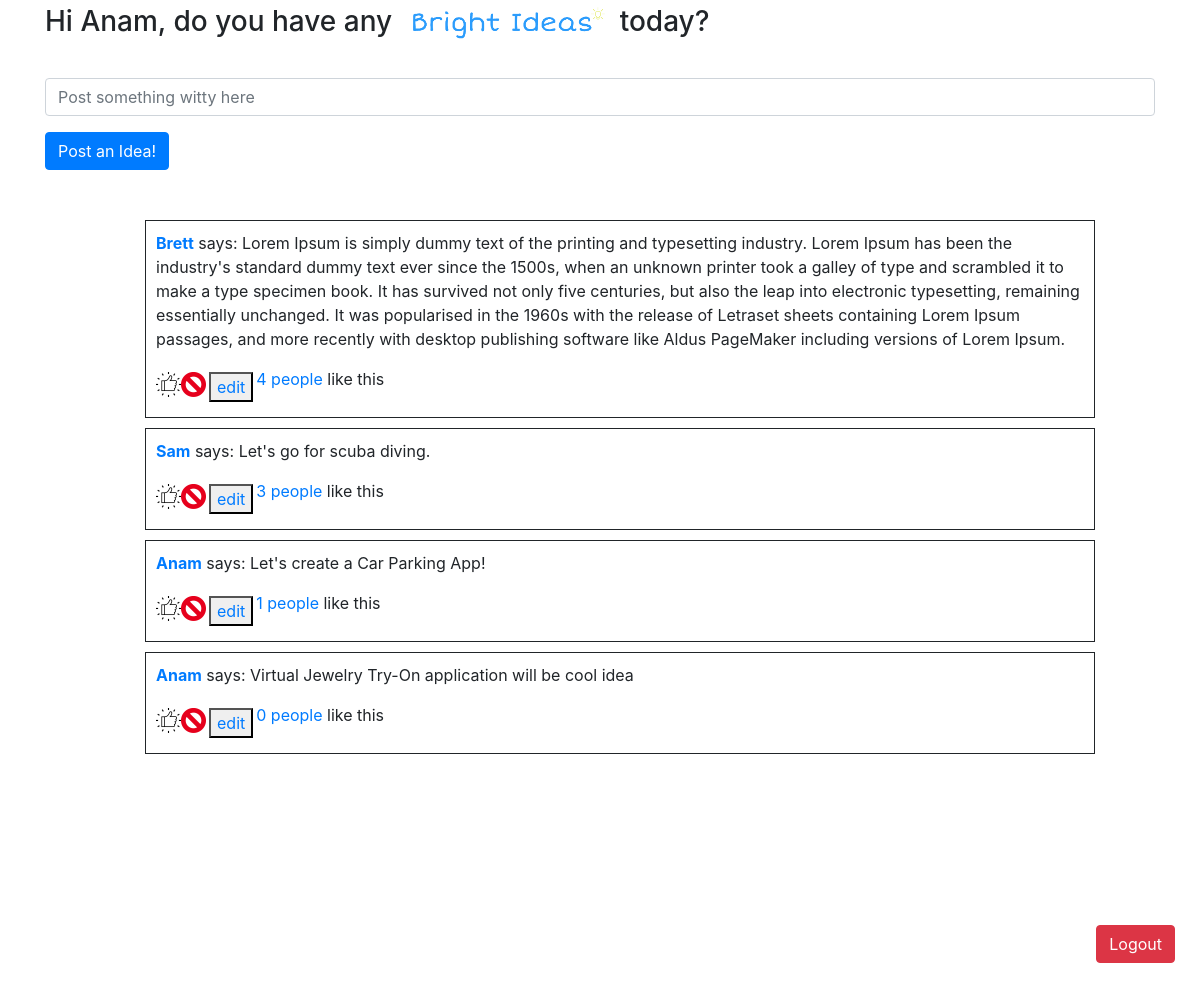
Screenshot of /bright_ideas (signed in) with the database file from the repository.
### app.py (models this page shows, shortened)
class User(db.Model):
    __tablename__ = "users"
    id=db.Column(db.Integer, primary_key=True)
    first_name=db.Column(db.String(255))
    last_name=db.Column(db.String(255))
    email=db.Column(db.String(255))
    password_hash=db.Column(db.String(255))
    liked_posts=db.relationship("Post", secondary=likes_table)
    followers=db.relationship("User",
        secondary=followers_table,
        primaryjoin=id==followers_table.c.followed_id,
        secondaryjoin=id==followers_table.c.follower_id,
        backref="following")
    created_at=db.Column(db.DateTime, server_default=func.now())
    updated_at=db.Column(db.DateTime, server_default=func.now(),onupdate=func.now())

class Post(db.Model):
    __tablename__="posts"
    id=db.Column(db.Integer, primary_key=True)
    message=db.Column(db.String(255))
    author_id=db.Column(db.Integer,db.ForeignKey("users.id"))
    author=db.relationship("User", backref="posts")
    likers=db.relationship("User", secondary=likes_table)
    created_at=db.Column(db.DateTime, server_default=func.now())
    updated_at=db.Column(db.DateTime, server_default=func.now(),onupdate=func.now())

### app.py (the view)
@app.route("/bright_ideas")
def bright_ideas():
    if "user_logged_in" not in session:
        flash("Please Log In")
        return redirect("/")
    user_logged_in=User.query.get(session['user_logged_in']['id'])
    approved_users_ids = [user.id for user in user_logged_in.following] + [user_logged_in.id]
    all_posts=Post.query.all()
    return render_template("bright_ideas.html", posts=all_posts)

### templates/bright_ideas.html (shortened to what this page needs)
<!DOCTYPE html>
<html lang="en">
<head>
    <link rel="stylesheet" href="https://stackpath.bootstrapcdn.com/bootstrap/4.3.1/css/bootstrap.min.css">
    <link rel="stylesheet" type="text/css" href="{{url_for('static', filename='styles/bright_ideas.css')}}">
</head>
<body>
    <div class="container">
        <h3>Hi {{session['user_logged_in']['first']}}, do you have any<img src="/static/images/brightideas.png"> today?</h3>
        <form action="/add_post" method="POST">
            <div class="form-group">
                <input type="text" class="form-control" name="message" placeholder="Post something witty here">
            </div>
           <button type="submit" class="btn btn-primary">Post an Idea!</button>
            <br>
        </form>
        <div class="post">
            <ul style="list-style: none;">
                {% for post in posts %}
                    <li>
                        <a href="/users/{{post.author_id}}"><p><b>{{post.author.first_name}}</b></a> says: {{post.message}}</p>
                        <div class="form-inline">
                                    <!-- <form action="/posts/{{post.id}}/unlike" method="POST">
                                        <input type="image" src="/static/images/dislikeimage.png">
                                    </form> -->
                                    <form action="/posts/{{post.id}}/like" method="POST">
                                        <input type="image" src="/static/images/likeimage.png">
                                    </form>
                                <form action="/posts/{{post.id}}/delete" method="POST">
                                    <input type="image" src="/static/images/delete.png">
                                </form>
                            <div class="edit">
                                <button>
                                    <a href="/posts/{{post.id}}/edit">edit</a>
                                </button>
                            </div>
                            <a href="/brightideas/{{post.id}}"><p>{{post.likers | length}} people </a> like this</p>
                        </div>
                    </li>
                {% endfor %}
            </ul>
        </div>
    </div>
    <a href="/logout"><button type="button" class="btn btn-danger">Logout</button></a>
</body>
</html>

### static/styles/bright_ideas.css (style rules this page uses)
input[type=image] { max-width: 25px; max-height: 25px; display: inline-block; }
.form-inline { display: flex; flex-flow: row wrap; align-items: center; }
.container { min-height: 900px; }
.post { margin: 50px; }
.post li { border-style:solid; border-width:thin; margin: 10px; padding: 10px; }
.edit { margin: 3px; }
h3 img { max-width: 220px; }
a .btn { float: right; margin: 25px; }

### rows the page displays
User: user_logged_in.first "Anam"
Post: author.first_name "Brett", message "Lorem Ipsum is simply dummy text of the printing and typesetting industry. Lorem Ipsum has been the industry's standard dummy text ever since the 1500s, when an unknown printer took a galley of type and scrambled it to make a type specimen book. It has survived not only five centuries, but also the leap into electronic typesetting, remaining essentially unchanged. It was popularised in the 1960s with the release of Letraset sheets containing Lorem Ipsum passages, and more recently with desktop publishing software like Aldus PageMaker including versions of Lorem Ipsum.", likers|length "4"
Post: author.first_name "Sam", message "Let's go for scuba diving.", likers|length "3"
Post: author.first_name "Anam", message "Let's create a Car Parking App!", likers|length "1"
Post: author.first_name "Anam", message "Virtual Jewelry Try-On application will be cool idea", likers|length "0"
